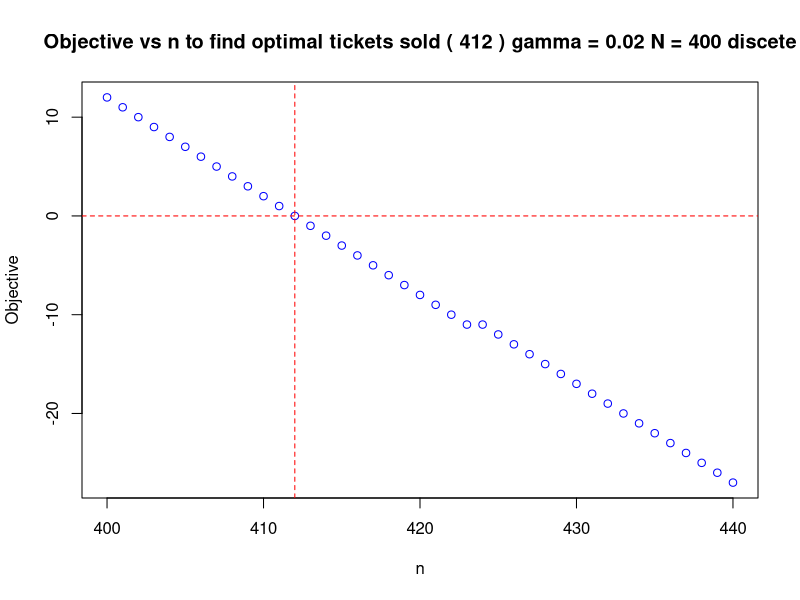
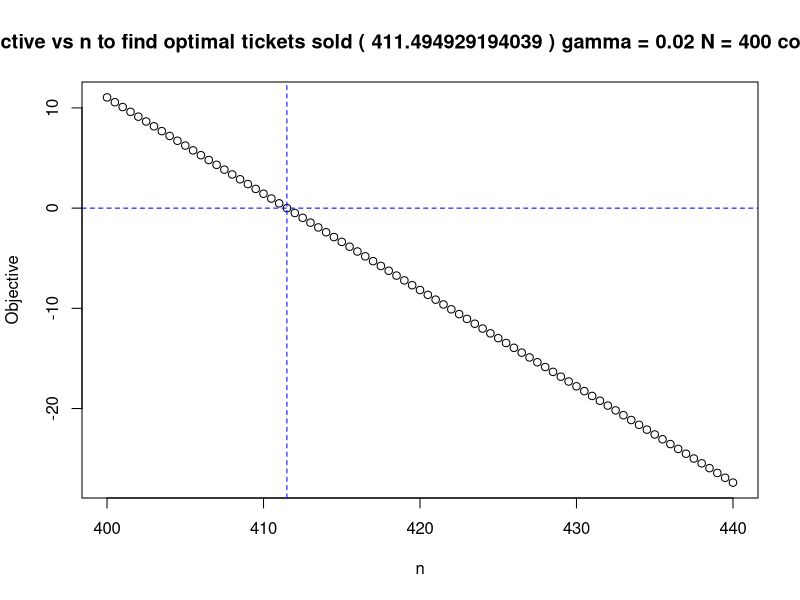

The R script that drew these images, in order:
ntickets <- function(N, gamma, p) {
  
  # Calculating nd using the binomial distribution
  objective <- function(n) {
    return(abs(N - qbinom(1 - gamma, n, p)))
  }
  nd <- round(optimise(objective, interval = c(N, N * 1.1), maximum = FALSE)$minimum)
  
  # Plotting discrete objective function vs n
  objective_discrete <- function(n) {
    return(N - qbinom(1 - gamma, n, p))
  }
  plot(seq(N, N * 1.1, by = 1), objective_discrete(seq(N, N * 1.1, by = 1)), type='b', col="blue", xlab="n", ylab="Objective", main=paste("Objective vs n to find optimal tickets sold (", nd, ") gamma =", gamma, "N =", N, "discete"))
  abline(h = 0, col = 'red', lty = 2)
  abline(v = nd, col= 'red', lty = 2)
  
  # Calculating nc using the normal approximation
  objective <- function(n) {
    return(abs(N - qnorm(1 - gamma, mean = n * p, sd = sqrt(n * p * (1 - p)))))
  }
  nc <- optimise(objective, interval = c(N, N * 1.1), maximum = FALSE)$minimum
  
  # Plotting continous objective function vs n
  objective_continuous <- function(n) {
    return(N - qnorm(1 - gamma, mean = n * p, sd = sqrt(n * p * (1 - p))))
  }
  plot(seq(N, N * 1.1, by = 0.5), objective_continuous(seq(N, N * 1.1, by = 0.5)), type='b', col="black", xlab="n", ylab="Objective", main=paste("Objective vs n to find optimal tickets sold (", nc, ") gamma =", gamma, "N =", N, "continuous"))
  abline(h = 0, col = 'blue', lty = 2)
  abline(v = nc, col = 'blue', lty = 2)
  
  # Returning a named list containing nd, nc, N, p, and gamma
  return(list(nd = nd, nc = nc, N = N, p = p, gamma = gamma))
}

ntickets(400, 0.02, 0.95)
